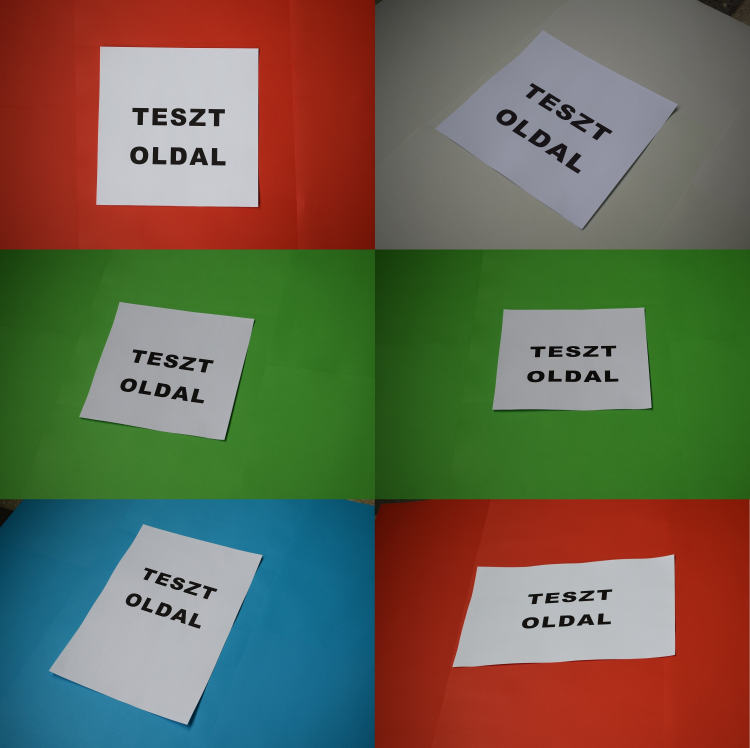
#> input picture Betekintési szögek.JPG, 3000 x 2992 px (shown at 1/4 size); its folder holds only this picture in this run
$ python -i fuggvenyek.py   (imports and definitions only)
#> lines starting #> are read from the running program, lines starting #| are printed output that depends on the picture; after the words box and inside, x2 and y2 are one past the last pixel; in counts of white or black regions, pixels touching at a corner belong together
import numpy as np
import cv2

kep = 0

def kepinput(kepneve_kiterjesztessel):

    #Bekérjük a képet
#> called with kepneve_kiterjesztessel = 'Betekintési szögek.JPG'
    img = cv2.imread(kepneve_kiterjesztessel,1)
#> img is the input picture: shape (2992, 3000, 3); mean B, G, R 81.4, 102.4, 104.5
    #átméretezzük
    img = kep_atmeretezes_aranyosan(img, magassag = 700)
#> in kep_atmeretezes_aranyosan, `ujrameretezettkep = cv2.resize(kep, meret, interpolation = inter)`:
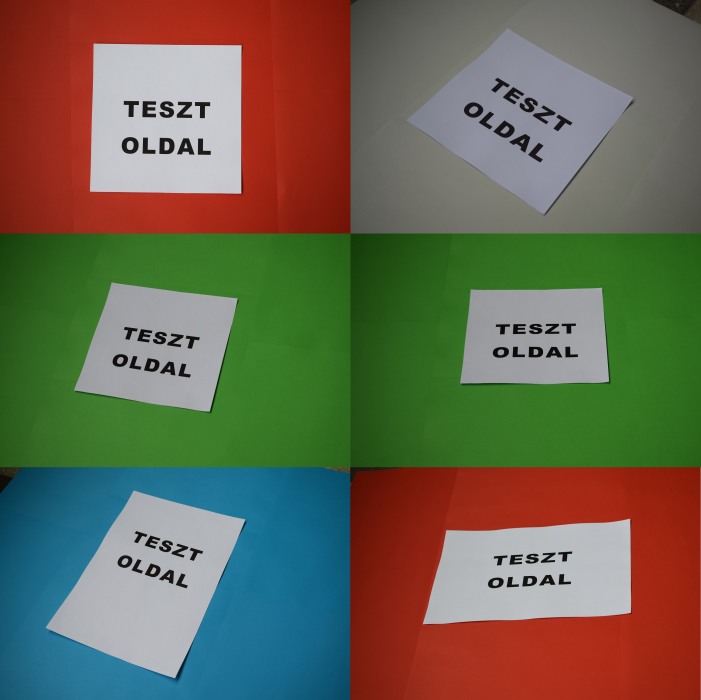
#> ujrameretezettkep: shape (700, 701, 3); mean B, G, R 81.4, 102.4, 104.5
    cv2.imshow("image.jpg",img)
    #szürkeárnyalati konverió Canny detektorhoz
    szurkekep = cv2.cvtColor(img, cv2.COLOR_BGR2GRAY)
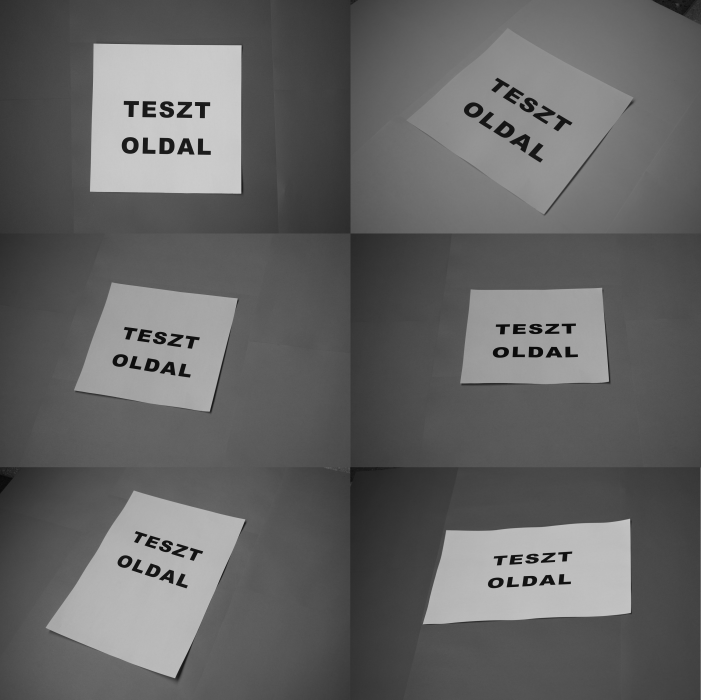
#> szurkekep: shape (700, 701); min 8, max 206, mean 100.6
    cv2.imshow("szurkekep.jpg",szurkekep)
    #későbbi éldetektálást segítő Gauss szűrő alkalmazása Canny detektorhoz
    #5X5ös kernellel
    simitottkep = cv2.GaussianBlur(szurkekep, (5,5),0)
    cv2.imshow("simitottkep.jpg",simitottkep)
    # Canny detektor 35-60 as threshold-dal.
    eldetektaltkep = cv2.Canny(simitottkep,35,60)
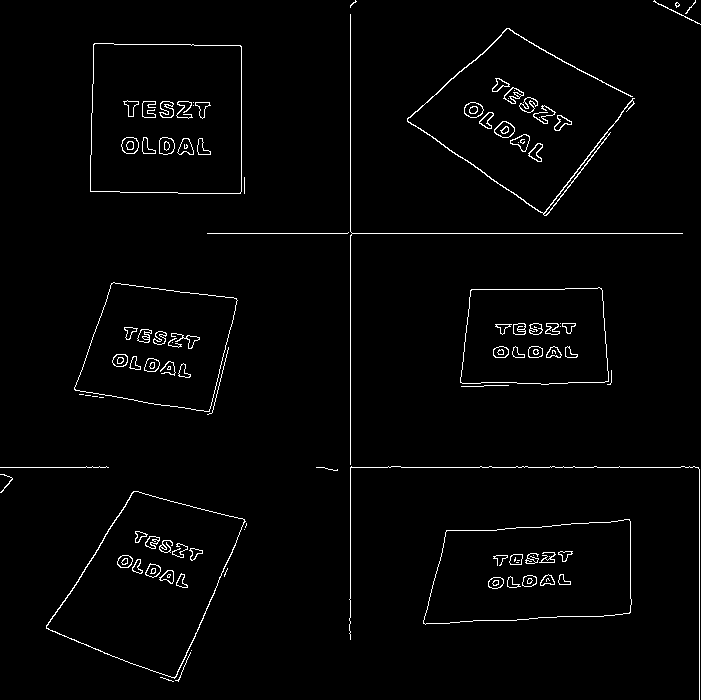
#> eldetektaltkep: shape (700, 701); 2% white in thin lines or dots
    cv2.imshow("eldetektaltkep.jpg",eldetektaltkep)

    #A kontúrokat egyenlő hierarchia szinten kezeljük (cv2.RETR_LIST),
    #valamint a kontúrvonalak végpontjait vesszük- (cv2.CHAIN_APPROX_SIMPLE)
    contours,hierarchy = cv2.findContours(eldetektaltkep,cv2.RETR_LIST,cv2.CHAIN_APPROX_SIMPLE)
#> contours = 198 contours, 62 with area under 20; largest, box (x1, y1, x2, y2) and area: (90, 43, 242, 194) 22133, (90, 43, 242, 194) 22129, (46, 491, 246, 679) 21102, (46, 491, 245, 678) 20940, (423, 519, 632, 625) 17972
    #rendezzük a megtalált kontúrokat(contours) területi nagyságuk szerint (key=cv2.contourArea)
    # a legnagyobbal kezdve (reverse = True), mert alapból növekvő sorrendben rendez
    contours = sorted(contours, key=cv2.contourArea, reverse = True)

    #Meghívjuk a ciklust az összes kontúrra
    for x in contours:
        #visszaadja egy zárt (True) alaknak az ivhosszat (cv2.arcLength)
        #0.01re állítva epsilon értékét: ami a maximum távolságot jelenti
        #a kontúrtól, jelen esetben ez 1%
        ivhossz = 0.01*cv2.arcLength(x,True)
        #közelítő értéket ad vissza az ivhossz es a kontúrokból úgy, hogy
        #egy zárt (True) közelítő kontúrvonalat keresünk
        kozelito = cv2.approxPolyDP(x,ivhossz,True)
        #visszaadja az elemek számát egy tárolóból
        if len(kozelito) == 4:
            vegsokonturok = kozelito
            break
#> this loop made 1 pass
#> (ivhossz, vegsokonturok) on pass 1: (5.97, [[94, 43], [90, 191], [240, 193], [241, 46]])


    kozelito=konturrendezo(vegsokonturok) #részletesen leírva a függvény definíciójánál

    #részletesen leírva a függvény definíciójánál
    aktualiskepszama()
    print(kozelito)

    #Itt állítjuk be melyik méretarányban szeretnénk szkennelni
    ################################ Méret Állítás #############################

    #pts=np.float32([[0,0],[800,0],[800,800],[0,800]])  # egyenlő oldalú lap
    #pts=np.float32([[0,0],[496,0],[496,702],[0,702]])  # A4-es méret álló
    #pts=np.float32([[0,0],[702,0],[702,496],[0,496]])  # A4-es méret fekvő

    op=cv2.getPerspectiveTransform(kozelito,pts)  #vesszük a kép felülnézetét

    #dst=cv2.warpPerspective(img,op,(800,800)) # egyenlő oldalú lap
    #dst=cv2.warpPerspective(img,op,(496,702)) # A4-es méret álló
    #dst=cv2.warpPerspective(img,op,(702,496)) # A4-es méret felvő

    ################################ Méret Állítás #############################

    konturpontok = cv2.drawContours(img, vegsokonturok, -1, (102,255,178), 20)
    cv2.imshow("Konturpontok",konturpontok)
    cv2.imshow("Szkennelt",dst)

    elesitett(dst)

    cv2.waitKey(0)
    cv2.destroyAllWindows()

    # konvolúciót használunk egy élesítéshez használt kernel beállítással, a kép élesítéséhez
def elesitett(dst):
    kernel = np.array([[0,-1,0], [-1,5,-1], [0,-1,0]])
    im = cv2.filter2D(dst, -1, kernel)
    cv2.imshow("Elesitett", im)

    # bal-felső -> jobb-felső -> jobb-alsó -> bal-alsó sorrendben (x,y) koordinátákat felvesszük ebben
    # a sorrendben rendezzük.
def konturrendezo(anegypont):
    # felvesszük a végső kontúrpontokat új "négyzet" 2d-s "4 soros, 2 adattagos" alakba
    anegypont = anegypont.reshape((4,2))
#> anegypont = [[94, 43], [90, 191], [240, 193], [241, 46]]
    #felveszünk egy új 2d-s tömböt float32 adattípussal és feltöljük nullákkal
    rendezettnegypont = np.zeros((4,2),dtype = np.float32)

    add = anegypont.sum(1)
#> add = [137, 281, 433, 287]
    # bal-felső pont meglesz az adott végsőkontúrok tömbbeli legkisebb x+y koordináták szummájával
    rendezettnegypont[0] = anegypont[np.argmin(add)]
    # jobb-alsó pont meglesz az adott végsőkontúrok tömbbeli legnagyobb x+y koordináták szummájával
    rendezettnegypont[2] = anegypont[np.argmax(add)]

    diff = np.diff(anegypont,axis = 1)
#> diff = [-51, 101, -47, -195]
    # jobb-felső pont meglesz az adott végsőkontúrok tömbbeli legkisebb x-y koordináták különbségével
    rendezettnegypont[1] = anegypont[np.argmin(diff)]
    # jobb-felső pont meglesz az adott végsőkontúrok tömbbeli legnagyobb x-y koordináták különbségével
    rendezettnegypont[3] = anegypont[np.argmax(diff)]
    # visszaadjuk a megadott sorrendben rendezett kontúrpontok koordinátáit
    return rendezettnegypont

    # kiírja az aktuálisan feldolgozás alatt álló kép sorszámát, ha több kép lett megadva a mainben
    # akkor mindegyik képhez kiírja a "sorszámát" utána pedig hogy hol található a kontúrpontok koordinátái
    # ez a funkció segít összevetni a manuálisan meghatározott kontúrpontokhoz képest a program pontosságát
    # bal-felső -> jobb-felső -> jobb-alsó -> bal-alsó sorrendben (x,y) formátumban kiírja a konzolra
def aktualiskepszama():
    global kep
    kep += 1
    print(str(kep) + ". kep konturpontjai:")


    #függvény a kép átméretezéséhez arányosan
def kep_atmeretezes_aranyosan(kep, szelesseg = None, magassag = None, inter = cv2.INTER_AREA):
    # felvesszük a meret nevű változót amibe az átméretezett kép méretét tesszük bele
    meret = None
    # vesszük a kép magasságát és szélességét
    (m, sz) = kep.shape[:2]

    # ha a paramétereknél nem adunk meg sem magasságot sem szélességet akkor
    #az eredeti kép méretét kapjuk
    if szelesseg is None and magassag is None:
        return kep

    # ha csak a magasság van megadva akkor kiszámolja a szélességet hozzá arányosan
    # és eltárolja meret nevű változóban
    if szelesseg is None:

        r = magassag / float(m)
        meret = (int(sz * r), magassag)

    # egyébként a szélesség van megadva és kiszámolja a magasságot hozzá arányosan
    else:
        r = szelesseg / float(sz)
        meret = (szelesseg, int(m * r))

    # újraméretezi a képet
    ujrameretezettkep = cv2.resize(kep, meret, interpolation = inter)

    # visszaadja az újraméretezett képet
    return ujrameretezettkep

>>> result = kepinput('Betekintési szögek.JPG')
#> in kepinput, `kozelito=konturrendezo(vegsokonturok)`: kozelito = [[94, 43], [241, 46], [240, 193], [90, 191]]
#| [[ 94.  43.]
#|  [241.  46.]
#|  [240. 193.]
#|  [ 90. 191.]]
#> (the run stopped early here; a loop or call above may not have finished)
